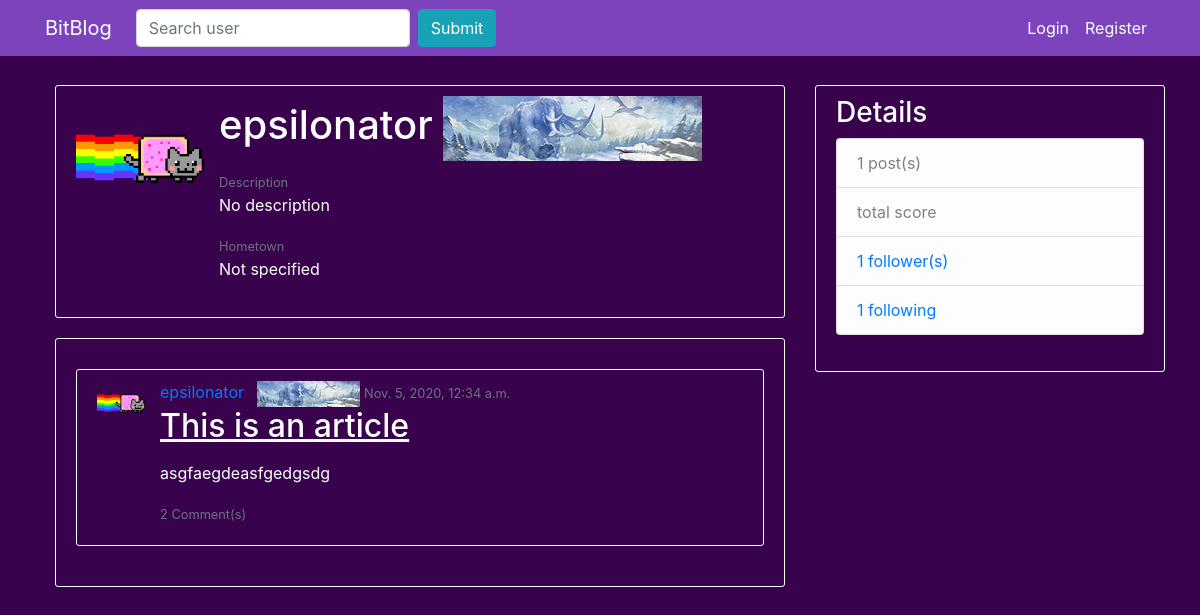
The page /profile/epsilonator/ on the database as committed earlier.
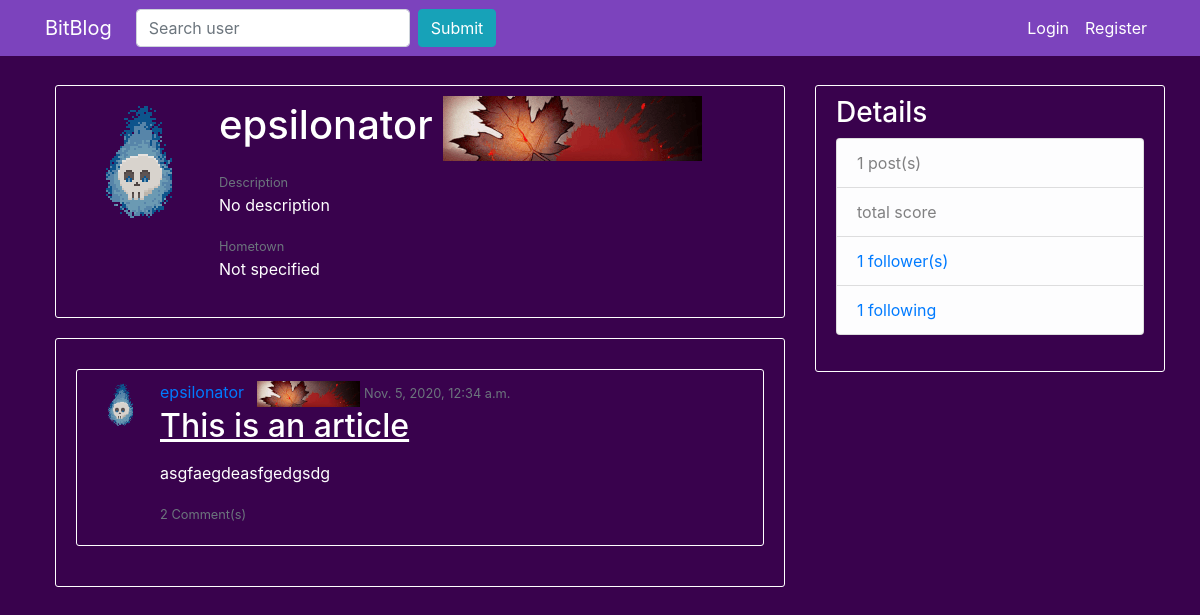
The same page on the database as committed later.
### blog/models.py (models this page shows, shortened)
class Sigil(models.Model):
	name = models.CharField(unique=True, max_length=50)
	img = models.ImageField(upload_to='sigils')

class ProfileCard(models.Model):
	name = models.CharField(unique = True, max_length = 50)
	img = models.ImageField(upload_to = 'profile_cards')
	img_small = models.ImageField(upload_to = 'profile_cards_small')

class BlogPost(models.Model):
	title = models.CharField(max_length = 50)
	content = RichTextField()
	post_date = models.DateTimeField(default = timezone.now)
	author = models.ForeignKey(User, on_delete = models.CASCADE)
	votes = models.IntegerField(default = 0)

class BlogUser(models.Model):
	user = models.OneToOneField(User, on_delete = models.CASCADE)
	desc = models.TextField(max_length = 250, default = "No description")
	hometown = models.CharField(max_length = 200, default = "Not specified")
	birth_date = models.DateField(null = True, blank = True)
	current_profile_card = models.ForeignKey(ProfileCard, on_delete = models.DO_NOTHING, default = 1)
	current_sigil = models.ForeignKey(Sigil, on_delete = models.DO_NOTHING, default = 1)

### blog/views.py (the view)
# urls.py: path('profile/<str:username>/', views.profile, name = 'profile'),
def profile(request, username):
	user = User.objects.filter(username = username).first()
	current_user = request.user
	following = None
	if current_user.is_authenticated:
		rel_follow = Following.objects.filter(followed = user, follower = current_user).first()
		if rel_follow:
			following = True
		else:
			following = False
	if not user:
		return render(request, 'blog/notfound404.html')
	posts = user.blogpost_set.order_by('-post_date')
	paginator = Paginator(posts, POSTS_PER_PAGE)
	page_no = request.GET.get('page', START_PAGE)
	try:
		page_obj = paginator.page(page_no)
	except PageNotAnInteger:
		page_obj = paginator.page(START_PAGE)
	except EmptyPage:
		page_obj = paginator.page(paginator.num_pages)
	profile_card = user.bloguser.current_profile_card
	sigil = user.bloguser.current_sigil
	return render(request, 'blog/profile.html', context = {
		'profile_user' : user,
		'posts' : posts,
		'following' : following,
		'page_obj' : page_obj,
		'profile_card' : profile_card,
		'sigil' : sigil
	})

### blog/templatetags/custom_tags.py (called while the page is built)
@register.simple_tag
def setvar(val = None):
    return val

### blog/templates/blog/profile.html (shortened to what this page needs)
{% extends 'blog/base.html' %}
{% load crispy_forms_tags %}
{% block content %}
<article class="media content-section">
	<img class = "account-img size-128" src="{{ sigil.img.url }}">
	<div class="media-body">
		<h1>{{ profile_user.username }}		<img src="{{ profile_card.img.url }}"></h1>
		<small class="text-muted">Description</small>
		<p class="article-content">{{ profile_user.bloguser.desc }}</p>
		<small class="text-muted">Hometown</small>
		<p class="article-content">{{ profile_user.bloguser.hometown }}</p>
	</div>
</article>
	{% if posts %}
	<div class="content-section">
		{% for post in page_obj %}
			<article class="media content-section">
				<img class = "account-img size-48" src="{{ post.author.bloguser.current_sigil.img.url }}">
				<div class="media-body">
					<div class="article-metadata">
						<a class="mr-2" href="{% url 'profile' post.author.username %}">{{ post.author }}</a>
						<img src = "{{ post.author.bloguser.current_profile_card.img_small.url }}">
						<small class="text-muted">{{ post.post_date }}</small>
					</div>
					<h2><a class="article-title" href="{% url 'post' post.id %}">{{ post.title }}</a></h2>
					<p class="article-content">{{ post.content | safe | linebreaks | truncatewords:"100" }}</p>
					<small class="text-muted">{{ post.blogcomment_set.count }} Comment(s)</small>
				</div>
			</article>
		{% endfor %}
	</div>
	{% endif %}
{% endblock %}
{% block sidebar %}
	<div class="content-section">
    	<h3>Details</h3>
    	<ul class="list-group">
        	<li class="list-group-item list-group-item-light">{{ profile_user.blogpost_set.count }} post(s)</li>
        	<li class="list-group-item list-group-item-light">{{ profile_user.score }} total score</li>
        	<li class="list-group-item list-group-item-light"><a href="{% url 'show-followers' profile_user.username %}">{{ profile_user.followers.count }} follower(s)</a></li>
        	<li class="list-group-item list-group-item-light"><a href="{% url 'show-following' profile_user.username %}">{{ profile_user.following.count }} following</a></li>
      	</ul>
  	</div>
{% endblock %}

Rows that differ between the two databases and show on the page:
no longer on this page (row unchanged): Sigil: img (picture)
no longer on this page (row unchanged): ProfileCard: img (picture)
added Sigil: img (picture)
added ProfileCard: img (picture)
changed through a linked row, BlogPost "This is an article": author.bloguser.current_sigil.img: a different picture; author.bloguser.current_profile_card.img_small: a different picture
